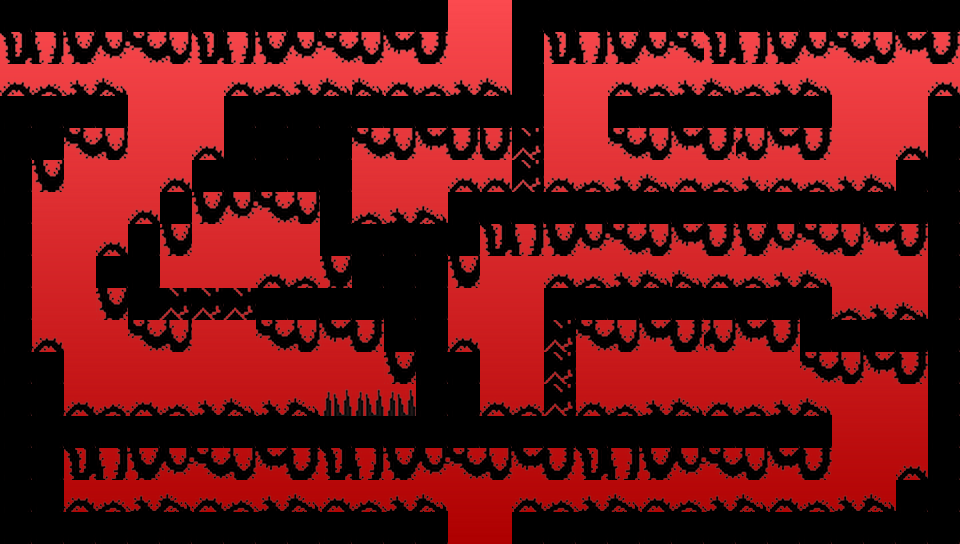

This game map was drawn from its Tiled (.tmx) file and the tilesets committed beside it. A one-line description and the trimmed map source follow:
An orthogonal 30x17 tile map with 32x32 px tiles, 1 tile layer (GroundTilesLayer), 12 tilesets, 1 image layer and 52 objects.

<map version="1.5" tiledversion="1.6.0" orientation="orthogonal" renderorder="right-down" width="30" height="17" tilewidth="32" tileheight="32" infinite="0" nextlayerid="11" nextobjectid="169">
 <tileset firstgid="1" name="Ground" tilewidth="32" tileheight="32" tilecount="7" columns="7">
  <image source="ground-tile-set.png" trans="ff00ff" width="224" height="32" />
 </tileset>
 <tileset firstgid="8" name="Tree1" tilewidth="32" tileheight="32" tilecount="12" columns="2">
  <image source="t1-tile-set.png" trans="ff00ff" width="64" height="192" />
 </tileset>
 <tileset firstgid="20" name="Tree2" tilewidth="32" tileheight="32" tilecount="12" columns="2">
  <image source="t2-tile-set.png" trans="ff00ff" width="64" height="192" />
 </tileset>
 <tileset firstgid="32" name="Lumps1" tilewidth="32" tileheight="32" tilecount="17" columns="17">
  <image source="lp1-tile-set.png" trans="ff00ff" width="544" height="32" />
 </tileset>
 <tileset firstgid="49" name="Lumps2" tilewidth="32" tileheight="32" tilecount="17" columns="17">
  <image source="lp2-tile-set.png" trans="ff00ff" width="544" height="32" />
 </tileset>
 <tileset firstgid="66" name="Lumps3" tilewidth="32" tileheight="32" tilecount="17" columns="17">
  <image source="lp3-tile-set.png" trans="ff00ff" width="544" height="32" />
 </tileset>
 <tileset firstgid="83" name="Fungus1" tilewidth="32" tileheight="32" tilecount="24" columns="4">
  <image source="fungus1.png" trans="ff00ff" width="128" height="192" />
 </tileset>
 <tileset firstgid="107" name="Fungus2" tilewidth="32" tileheight="32" tilecount="24" columns="4">
  <image source="fungus2.png" trans="ff00ff" width="128" height="192" />
 </tileset>
 <tileset firstgid="131" name="Shrooms" tilewidth="32" tileheight="32" tilecount="5" columns="5">
  <image source="shrooms-tile-set.png" trans="ff00ff" width="160" height="32" />
 </tileset>
 <tileset firstgid="136" name="Rose1" tilewidth="32" tileheight="32" tilecount="24" columns="4">
  <image source="rose1.png" trans="ff00ff" width="128" height="192" />
 </tileset>
 <tileset firstgid="160" name="Rose2" tilewidth="32" tileheight="32" tilecount="24" columns="4">
  <image source="rose2.png" trans="ff00ff" width="128" height="192" />
 </tileset>
 <tileset firstgid="184" name="Vines" tilewidth="32" tileheight="32" tilecount="5" columns="5">
  <image source="vines-tile-set.png" trans="ff00ff" width="160" height="32" />
 </tileset>
 <imagelayer id="2" name="BackgroundImageLayer" locked="1">
  <image source="bg3.png" width="960" height="544" />
 </imagelayer>
 <layer id="1" name="GroundTilesLayer" width="30" height="17" locked="1">
  <data>[510 cells, 417 non-empty, 15 distinct tile ids]</data>
 </layer>
 <objectgroup id="7" name="GroundObjectsLayer" locked="1">
  <object id="111" x="0" y="0" width="448" height="32" />
  <object id="112" x="512" y="0" width="448" height="32" />
  <object id="113" x="512" y="32" width="32" height="64" />
  <object id="114" x="0" y="96" width="128" height="32" />
  <object id="115" x="0" y="128" width="64" height="32" />
  <object id="116" x="0" y="160" width="32" height="192" />
  <object id="117" x="0" y="352" width="64" height="64" />
  <object id="118" x="0" y="416" width="832" height="32" />
  <object id="119" x="0" y="448" width="64" height="64" />
  <object id="120" x="0" y="512" width="448" height="32" />
  <object id="121" x="512" y="512" width="448" height="32" />
  <object id="122" x="896" y="480" width="64" height="32" />
  <object id="123" x="800" y="320" width="160" height="32" />
  <object id="124" x="928" y="352" width="32" height="128" />
  <object id="125" x="544" y="288" width="288" height="32" />
  <object id="126" x="928" y="224" width="32" height="96" />
  <object id="127" x="448" y="192" width="512" height="32" />
  <object id="130" x="896" y="160" width="64" height="32" />
  <object id="131" x="928" y="96" width="32" height="64" />
  <object id="132" x="608" y="96" width="224" height="32" />
  <object id="133" x="224" y="96" width="320" height="32" />
  <object id="135" x="224" y="128" width="128" height="32" />
  <object id="136" x="192" y="160" width="160" height="32" />
  <object id="137" x="160" y="192" width="32" height="32" />
  <object id="138" x="128" y="224" width="32" height="32" />
  <object id="139" x="96" y="256" width="64" height="32" />
  <object id="140" x="128" y="288" width="32" height="32" />
  <object id="141" x="320" y="192" width="32" height="32" />
  <object id="142" x="320" y="224" width="160" height="32" />
  <object id="143" x="352" y="256" width="96" height="32" />
  <object id="144" x="256" y="288" width="192" height="32" />
  <object id="145" x="384" y="320" width="64" height="32" />
  <object id="146" x="416" y="352" width="64" height="64" />
 </objectgroup>
 <objectgroup id="8" name="SpikesObjectsLayer" locked="1">
  <object id="147" x="320" y="384" width="96" height="32" />
 </objectgroup>
 <objectgroup id="9" name="CrumbleObjectsLayer" locked="1">
  <object id="148" x="512" y="160" width="32" height="32" />
  <object id="162" x="512.256" y="126.676" width="32" height="32" />
  <object id="163" x="160" y="288" width="32" height="32" />
  <object id="164" x="192" y="288" width="32" height="32" />
  <object id="165" x="224" y="288" width="32" height="32" />
  <object id="166" x="544" y="320" width="32" height="32" />
  <object id="167" x="544" y="352" width="32" height="32" />
  <object id="168" x="544" y="384" width="32" height="32" />
 </objectgroup>
 <objectgroup id="10" name="ChangeEnemyDirectionObjectsLayer" locked="1">
  <object id="152" x="607.259" y="84.8984" width="5.89572" height="10.6123" />
  <object id="153" x="825.401" y="86.0775" width="5.89572" height="8.25401" />
  <object id="154" x="545.944" y="179.23" width="7.07486" height="11.7914" />
  <object id="155" x="887.895" y="180.409" width="5.89572" height="11.7914" />
  <object id="156" x="735.786" y="402.088" width="7.07486" height="14.1497" />
  <object id="157" x="576.601" y="402.088" width="5.89572" height="12.9706" />
  <object id="158" x="511.748" y="501.136" width="7.07486" height="9.43315" />
  <object id="159" x="889.074" y="499.957" width="5.89572" height="10.6123" />
  <object id="160" x="64.8529" y="405.625" width="4.71658" height="10.6123" />
  <object id="161" x="313.652" y="404.446" width="4.71658" height="11.7914" />
 </objectgroup>
</map>
